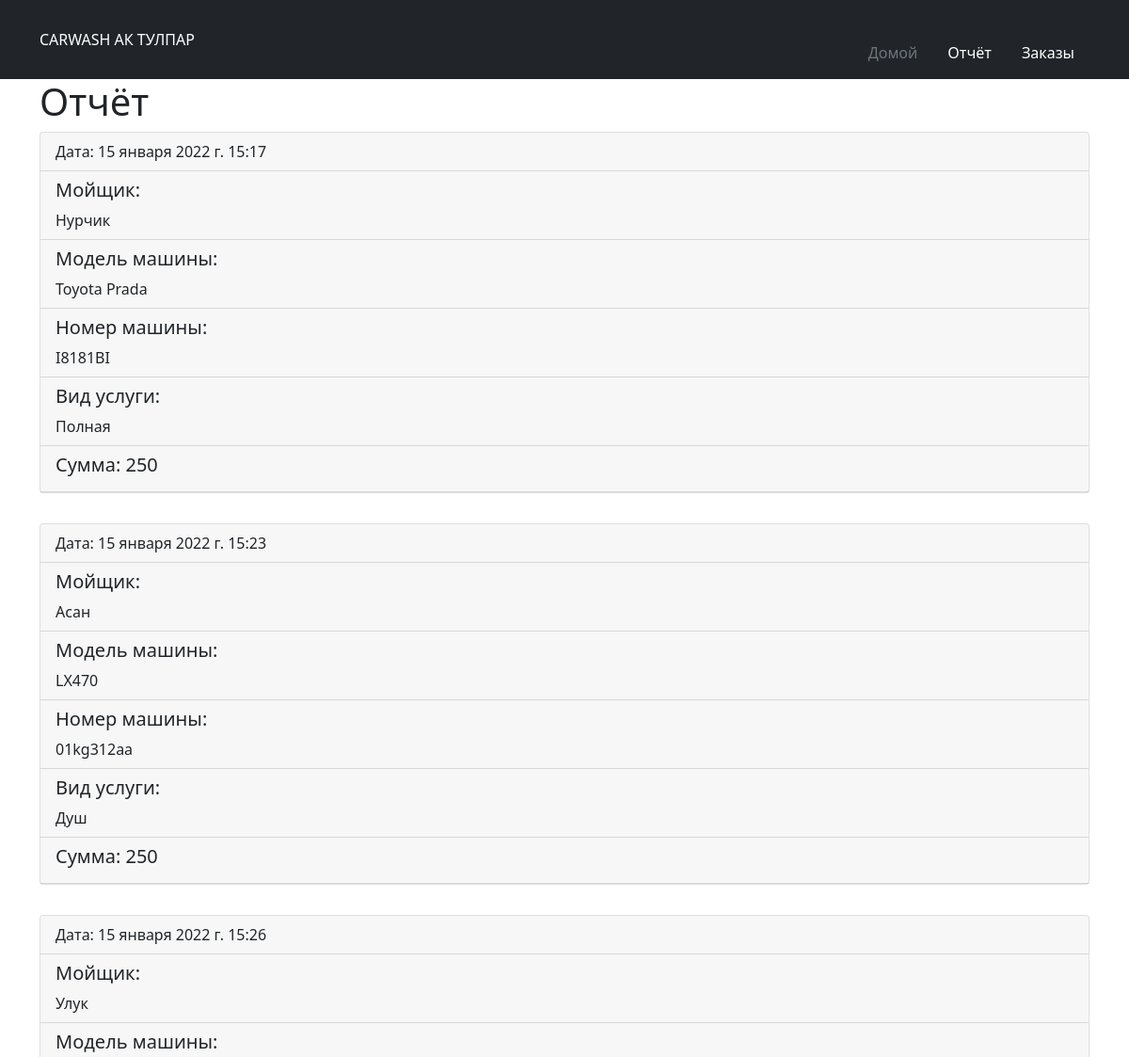
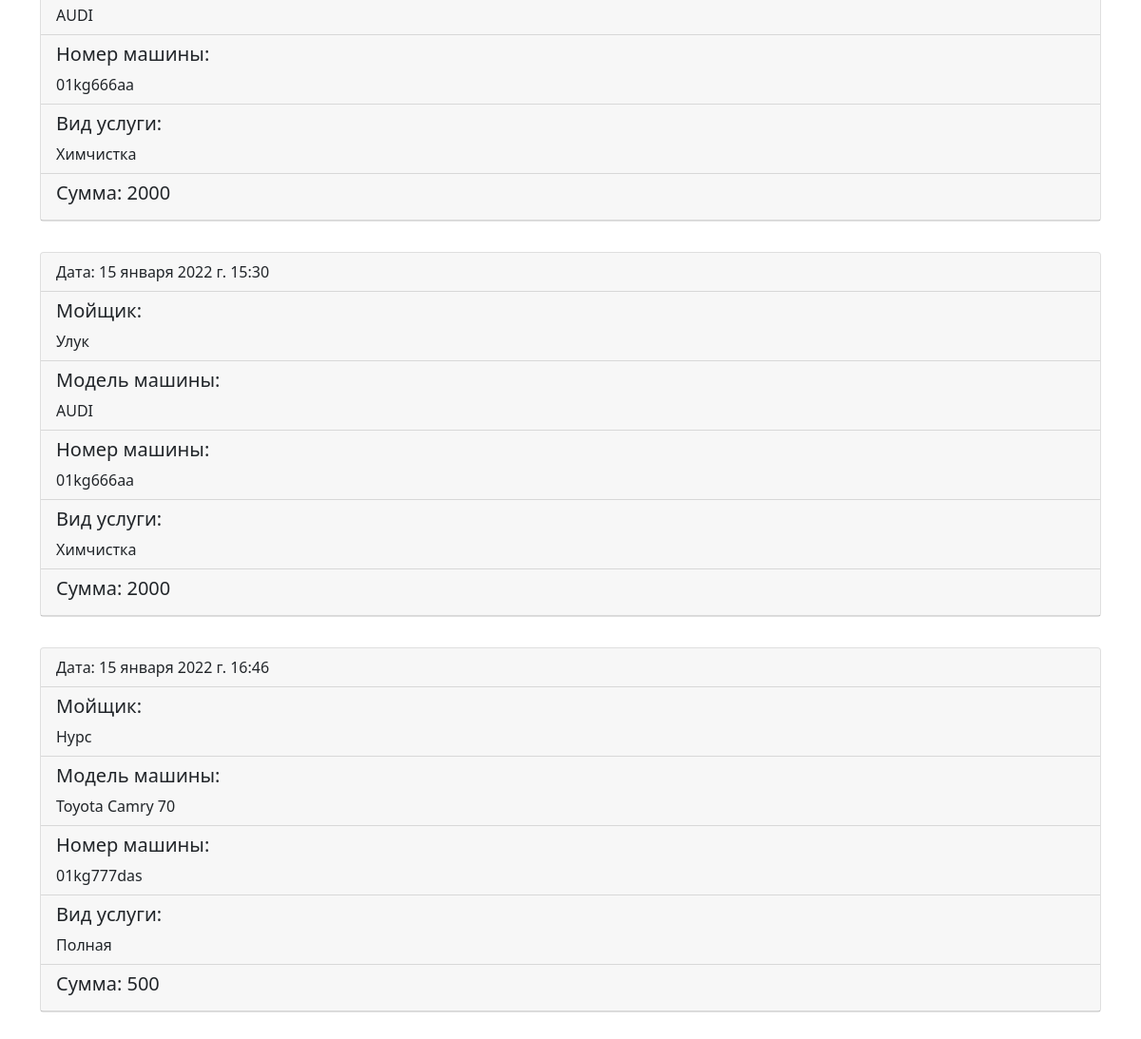
The page /reports/ on the database its author committed (2 pictures, top to bottom).
### service/models.py (models this page shows, shortened)
class Post(models.Model):
    title = models.CharField(max_length=255, verbose_name="Мойщик")
    model_car = models.CharField(max_length=255, verbose_name="Модель машины")
    number_car = models.CharField(max_length=255, verbose_name="Номер машины")
    service = models.CharField(max_length=255, verbose_name="Вид услуги")
    sum = models.CharField(max_length=255, verbose_name="Сумма")
    created = models.DateTimeField(auto_now=True)
    class Meta:
        verbose_name = "Данные авто"
        verbose_name_plural = "Добавить"

### service/views.py (the view)
# urls.py: path('reports/', report, name='reports'),
def report(request):
    reports = Post.objects.all()
    context = {'reports': reports}
    return render(request, 'Report.html', context)

### service/templates/Report.html
{% extends "base.html" %}
{% load  static %}
{% block content %}
<div class="container">
    <h1>Отчёт</h1>
    {% for report in reports %}
    <div style="margin-bottom:2rem;" class="card">
        <div class="card-header">
            <h7 class="card-title">Дата: {{report.created}}</h7>
        </div>
        <div class="card-header">
            <h5 class="card-title">Мойщик:</h5> {{report.title}}
        </div>
        <div class="card-header">
            <h5 class="card-title">Модель машины:</h5> {{report.model_car}}
        </div>
        <div class="card-header">
            <h5 class="card-title">Номер машины: </h5>{{report.number_car}}
        </div>
        <div class="card-header">
            <h5 class="card-title">Вид услуги: </h5>{{report.service}}
        </div>
        <div class="card-header">
            <h5 class="card-title">Сумма: {{report.sum}}</h5>
        </div>
     </div>
    {% endfor %}
{% endblock %}

### rows shown on the page
Post: created "15 января 2022 г. 15:17", title "Нурчик", model_car "Toyota Prada", number_car "I8181BI", service "Полная", sum "250"
Post: created "15 января 2022 г. 15:23", title "Асан", model_car "LX470", number_car "01kg312aa", service "Душ", sum "250"
Post: created "15 января 2022 г. 15:26", title "Улук", model_car "AUDI", number_car "01kg666aa", service "Химчистка", sum "2000"
Post: created "15 января 2022 г. 15:30", title "Улук", model_car "AUDI", number_car "01kg666aa", service "Химчистка", sum "2000"
Post: created "15 января 2022 г. 16:46", title "Нурс", model_car "Toyota Camry 70", number_car "01kg777das", service "Полная", sum "500"
